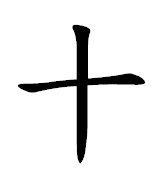
#> input picture data/pei/pei10.PNG, 165 x 174 px, given in place of pei1.PNG, which was not available
$ python hog.py   (Python 2 division)
#> lines starting #> are read from the running program, lines starting #| are printed output that depends on the picture; pictures that were not available may be replaced by others from this repository, and a replacement may not be noted
import numpy as np
import os
#from cyvlfeat.hog import hog
from skimage.io import imread
import glob
import cv2
import matplotlib.pyplot as plt
from skimage.feature import hog


def chinese_filter(num):
  #Reading image
#> called with num = 1
  filename = '/home/henry/new_hog/data/pei/pei%d.PNG'%num
  img = imread(filename)
#> img is the input picture: shape (174, 165, 4); mean R, G, B, A 234.1, 234.1, 234.1, 255
  gray = cv2.cvtColor(img, cv2.COLOR_BGR2GRAY)
  resize = cv2.resize(gray, (100,100))
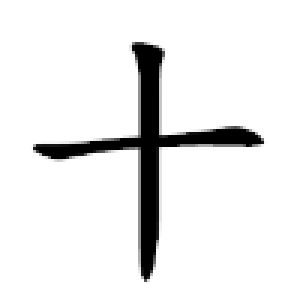
#> resize: shape (100, 100) (shown 3 times larger); min 0, max 255, mean 234.2
  feature = hog(resize, orientations=9, pixels_per_cell=(6, 6), cells_per_block=(1, 1), visualise=False)
#> feature = 2304 values, max 1 at index 648, min 0 at index 0, mean 0.0395
  #feature = hog(resize, 2)
  print feature.shape
#| (2304,)
  return feature

fin = []
for number in range(1,11):
    output = chinese_filter(number)
#> output has the same summary as feature in chinese_filter
    fin.append(output)
#> pass 2 of the loop `for number in range(1,11):`:
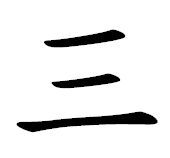
#> input picture data/pei/pei3.PNG, 170 x 158 px, given in place of pei2.PNG, which was not available
#> in chinese_filter, img is the input picture: shape (158, 170, 4); mean R, G, B, A 231.5, 231.5, 231.5, 255
#> gray: shape (158, 170)
#> in chinese_filter (call 2), `resize = cv2.resize(gray, (100,100))`:
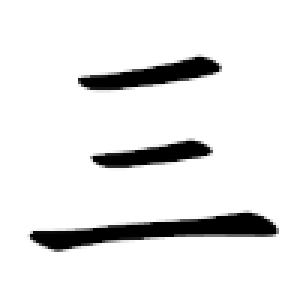
#> resize: shape (100, 100) (shown 3 times larger); min 0, max 255, mean 231.5
#> feature = 2304 values, max 1 at index 382, min 0 at index 0, mean 0.0483
#| (2304,)
#> output has the same summary as feature in chinese_filter
#> (the run stopped early here; a loop or call above may not have finished)
